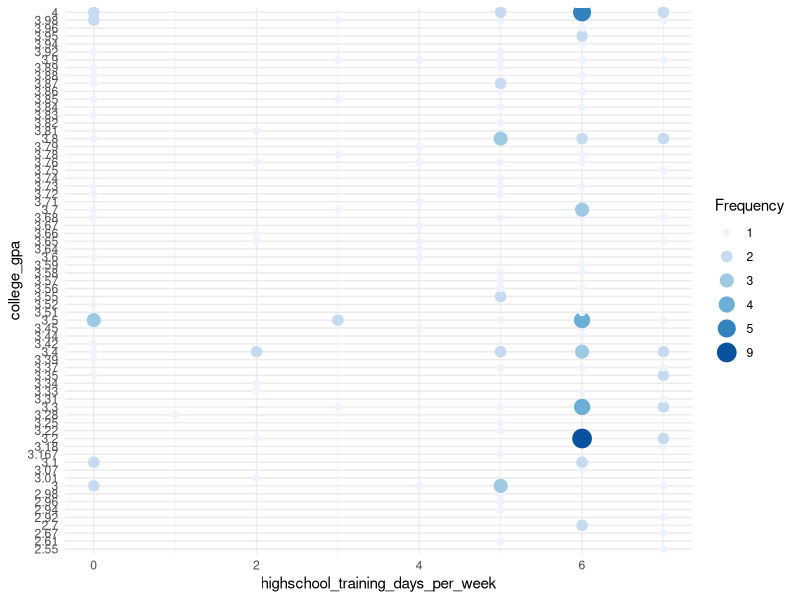
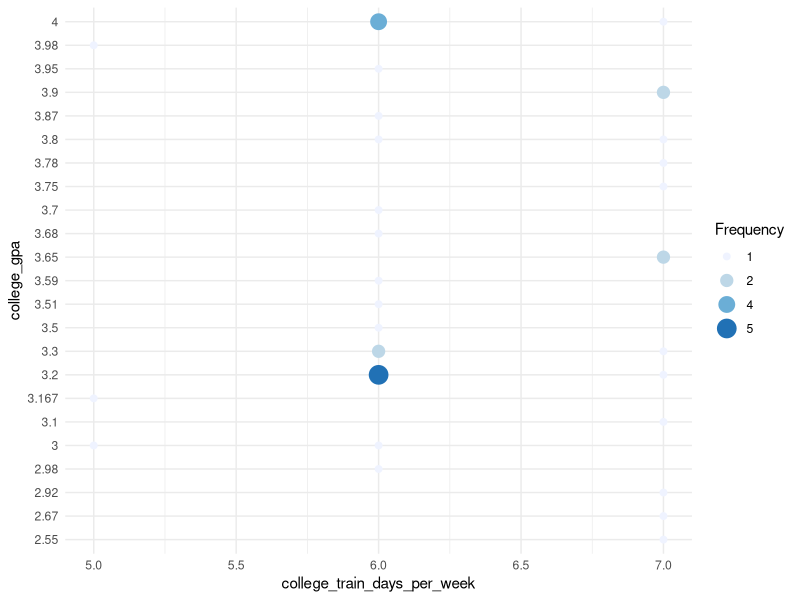
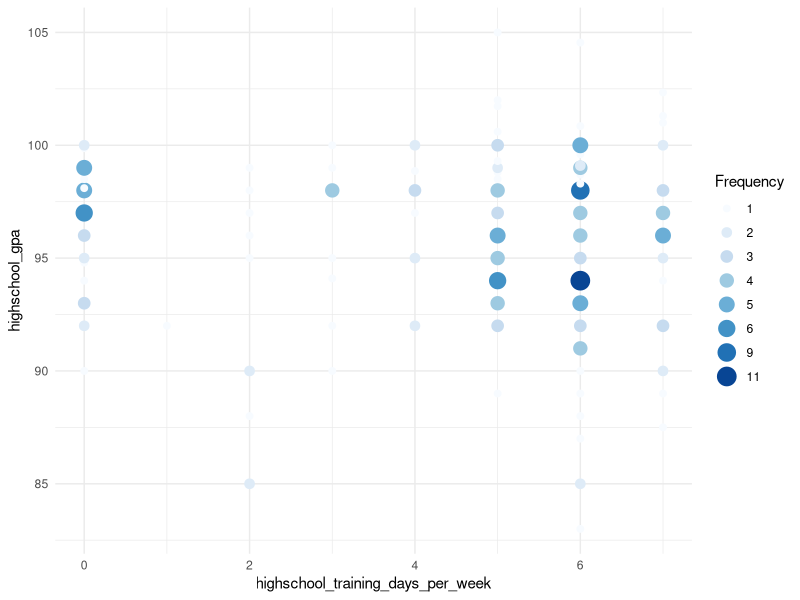
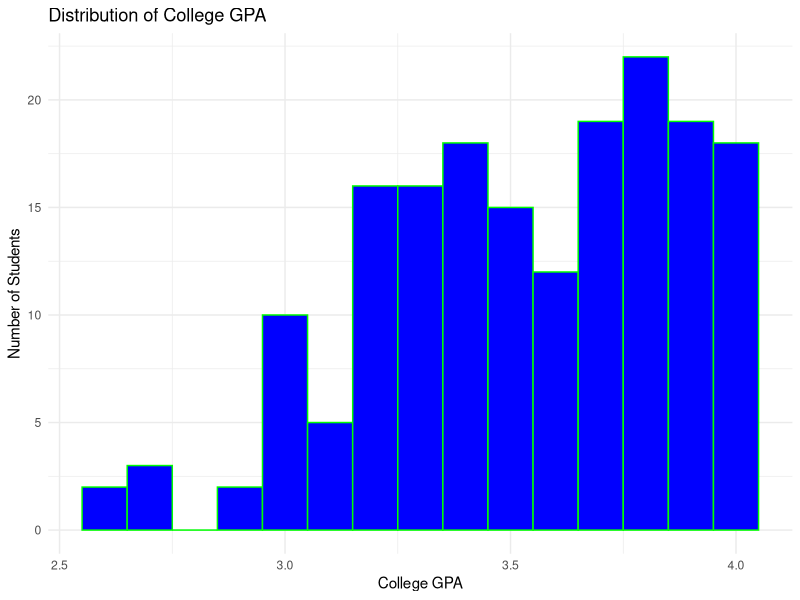
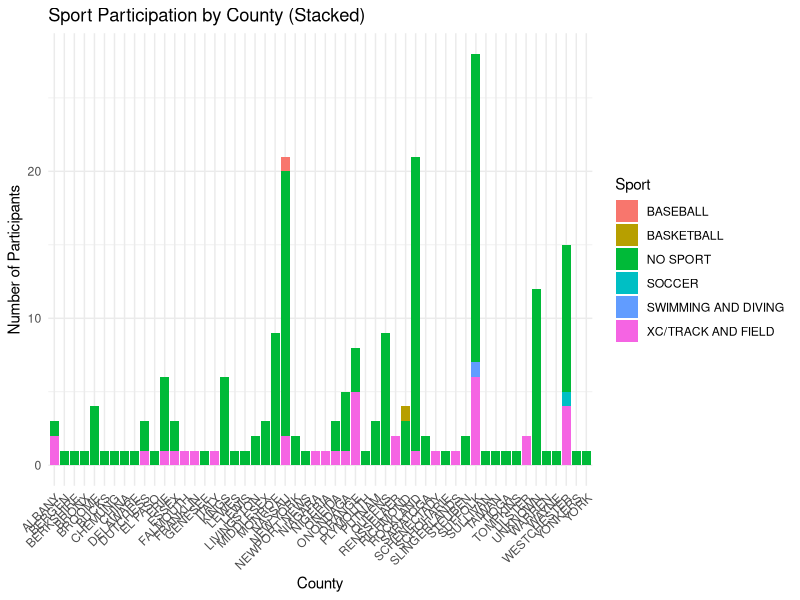
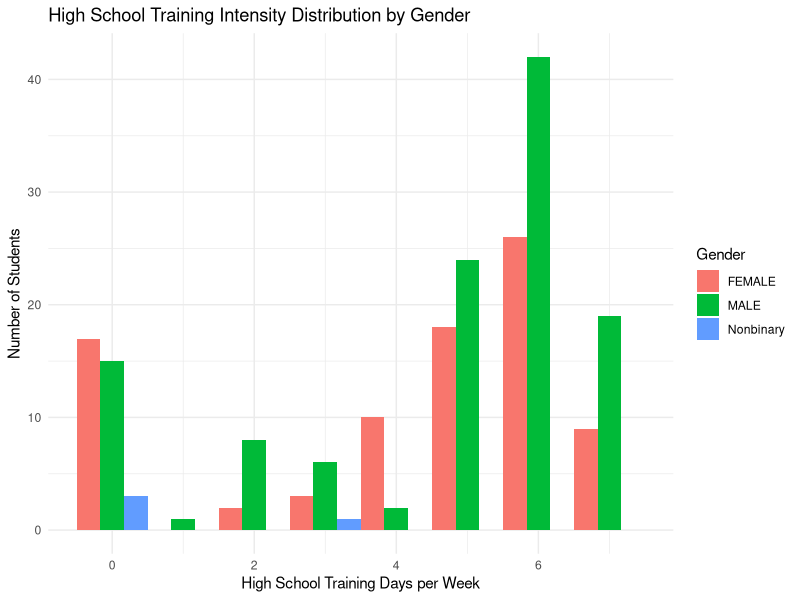
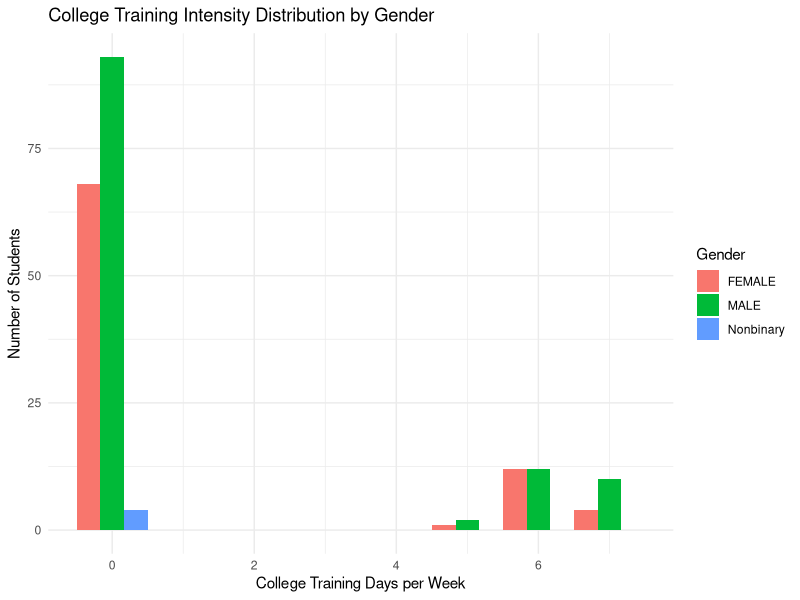
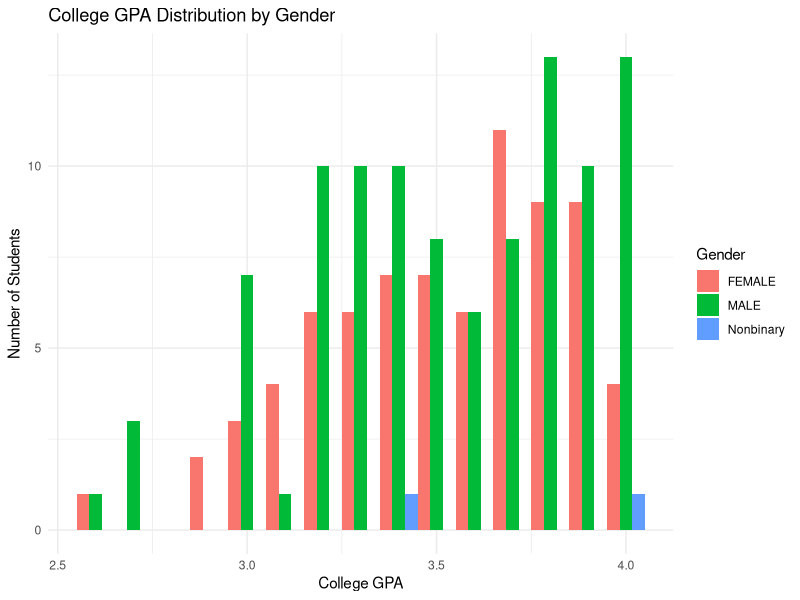

R code for these plots, in order:
## ---- chunk 1
rm(list=ls())
library(dplyr)
library(ggplot2)
library(corrplot)
library(cowplot)
library(tidyr)
## ---- chunk 2
data <- read.csv("data.csv")
## ---- chunk 3
data <- data %>% mutate(highschool_training_days_per_week = recode(highschool_training_days_per_week, "DID NOT TRAIN" = 0, "0" = 0, "1" = 1, "2" = 2, "3" = 3, "4" = 4, "5" = 5, "6" = 6, "7" = 7))


data <- data %>% mutate(college_train_days_per_week = recode(college_train_days_per_week, "DO NOT TRAIN" = 0, "0" = 0, "1" = 1, "2" = 2, "3" = 3, "4" = 4, "5" = 5, "6" = 6, "7" = 7))

data <- data %>% mutate(highschool_gpa = as.numeric(highschool_gpa))

data <- na.omit(data)
## ---- chunk 4
plot1data <- data %>% select(college_gpa, highschool_training_days_per_week)
plot1data2 <- data %>% select(college_gpa, college_train_days_per_week)
plot1data3 <- data %>% select(highschool_gpa, highschool_training_days_per_week)

plot1data <- plot1data %>%
  filter(!(college_gpa %in% c("NO GPA YET", "NA", "IP")))
plot1data2 <- plot1data2 %>%
  filter(!(college_gpa %in% c("NO GPA YET", "NA", "IP")))
plot1data3 <- plot1data3 %>%
  filter(!(highschool_gpa %in% c("UNKNOWN")))

#plot1data <- plot1data %>%
 # filter(highschool_training_days_per_week != "0")
#This code would make the graph below not include students who did not train in high school.

plot1data2 <- plot1data2 %>% 
  filter(college_train_days_per_week != "0")

plot1data <- na.omit(plot1data)
plot1data2 <- na.omit(plot1data2)
plot1data3 <- na.omit(plot1data3)
## ---- chunk 5
plot1data_counted <- plot1data %>%
  group_by(highschool_training_days_per_week, college_gpa) %>%
  summarise(Frequency = n())

plot1data_counted$Frequency <- as.factor(plot1data_counted$Frequency)

ggplot(plot1data_counted) + 
  geom_point(aes(x = highschool_training_days_per_week, y = college_gpa, size = Frequency, color = Frequency)) +
  scale_color_brewer(palette = "Blues") +
  theme_minimal()
## ---- chunk 6
plot1data2_counted <- plot1data2 %>%
  group_by(college_train_days_per_week, college_gpa) %>%
  summarise(Frequency = n())

plot1data2_counted$Frequency <- as.factor(plot1data2_counted$Frequency)

ggplot(plot1data2_counted) + 
  geom_point(aes(x = college_train_days_per_week, y = college_gpa, size = Frequency, color = Frequency)) +
  scale_color_brewer(palette = "Blues") +
  theme_minimal()
## ---- chunk 7
plot1data3_counted <- plot1data3 %>%
  group_by(highschool_training_days_per_week, highschool_gpa) %>%
  summarise(Frequency = n())

plot1data3_counted$Frequency <- as.factor(plot1data3_counted$Frequency)

ggplot(plot1data3_counted) + 
  geom_point(aes(x = highschool_training_days_per_week, y = highschool_gpa, size = Frequency, color = Frequency)) +
  scale_color_brewer(palette = "Blues") +
  theme_minimal()
## ---- chunk 8
ggplot(plot1data, aes(x = as.numeric(college_gpa))) +
  geom_histogram(binwidth = 0.1, fill = "blue", color = "green") +
  labs(title = "Distribution of College GPA", x = "College GPA", y = "Number of Students") +
  theme_minimal()
## ---- chunk 9
plot2data <- data %>% select(county_home, college_teams)

plot2data <- plot2data %>%
  filter(!is.na(college_teams), college_teams != "")
plot2data <- plot2data %>%
  filter(county_home != "US")
plot2data <- plot2data %>%
  mutate(college_teams = trimws(toupper(college_teams))) %>%
  mutate(college_teams = ifelse(college_teams %in% c("NONE", "NONE,"), "NO SPORT", college_teams))

plot2data <- data %>%
  select(county_home, college_teams) %>%
  na.omit() %>%
  filter(!is.na(college_teams), college_teams != "") %>%
  filter(county_home != "US") %>%
  separate_rows(college_teams, sep = ",") %>%
  mutate(college_teams = trimws(toupper(college_teams))) %>%
  mutate(college_teams = ifelse(college_teams %in% c("NONE", "NONE,", ""), "NO SPORT", college_teams))
## ---- chunk 10
plot2data %>%
  count(county_home, college_teams) %>%
  ggplot(aes(x = county_home, y = n, fill = college_teams)) +
  geom_col() +
  labs(title = "Sport Participation by County (Stacked)", x = "County", y = "Number of Participants", fill = "Sport") +
  theme_minimal() +
  theme(axis.text.x = element_text(angle = 45, hjust = 1))
## ---- chunk 11
plot3data <- data %>%
  select(gender, highschool_training_days_per_week) %>%
  filter(!is.na(gender), !is.na(highschool_training_days_per_week))

plot3data <- plot3data %>%
  mutate(gender = ifelse(gender %in% c("MALE", "FEMALE"), gender, "Nonbinary"))

ggplot(plot3data, aes(x = highschool_training_days_per_week, fill = gender)) +
  geom_histogram(binwidth = 1, position = "dodge") +
  labs(title = "High School Training Intensity Distribution by Gender", x = "High School Training Days per Week", y = "Number of Students", fill = "Gender") +
  theme_minimal()
## ---- chunk 12
plot3data2 <- data %>%
  select(gender, college_train_days_per_week) %>%
  filter(!is.na(gender), !is.na(college_train_days_per_week))

plot3data2 <- plot3data2 %>%
  mutate(gender = ifelse(gender %in% c("MALE", "FEMALE"), gender, "Nonbinary"))

ggplot(plot3data2, aes(x = college_train_days_per_week, fill = gender)) +
  geom_histogram(binwidth = 1, position = "dodge") +
  labs(title = "College Training Intensity Distribution by Gender", x = "College Training Days per Week", y = "Number of Students", fill = "Gender") +
  theme_minimal()
## ---- chunk 13
plot4data <- data %>%
  select(gender, college_gpa) %>%
  filter(!is.na(gender), !is.na(college_gpa), college_gpa != "") %>%
  mutate(college_gpa = as.numeric(college_gpa), gender = ifelse(gender %in% c("MALE", "FEMALE"), gender, "Nonbinary"))

ggplot(plot4data, aes(x = college_gpa, fill = gender)) +
  geom_histogram(binwidth = 0.1, position = "dodge") +
  labs(title = "College GPA Distribution by Gender", x = "College GPA", y = "Number of Students", fill = "Gender") +
  theme_minimal()
## ---- chunk 14
numdata <- select_if(data, is.numeric)
cordata <- cor(numdata)
corrplot(cordata, method = "number", bg = "brown")
## ---- chunk 15
athlete_data <- data %>%filter(college_train_days_per_week > 0, !(college_gpa %in% c("NO GPA YET", "NA", "IP")))
nonathlete_data <- data %>%filter(college_train_days_per_week < 1, !(college_gpa %in% c("NO GPA YET", "NA", "IP")))
## ---- chunk 16
athlete_data <- athlete_data %>% mutate(Group = "Athletes")
nonathlete_data <- nonathlete_data %>% mutate(Group = "Non-Athletes")
## ---- chunk 17
ggplot() +
  geom_jitter(data = athlete_data, 
              aes(x = college_train_days_per_week, y = college_gpa, color = "Athletes"), 
              width = 0.2, alpha = 0.6) +
  geom_jitter(data = nonathlete_data, 
              aes(x = college_train_days_per_week, y = college_gpa, color = "Non-Athletes"), 
              width = 0.2, alpha = 0.6) +
  scale_color_manual(values = c("Athletes" = "blue", "Non-Athletes" = "red")) +
  labs(title = "College GPA by College Training Days per Week",
       x = "College Training Days per Week",
       y = "College GPA",
       color = "Group") +
  theme_minimal()
